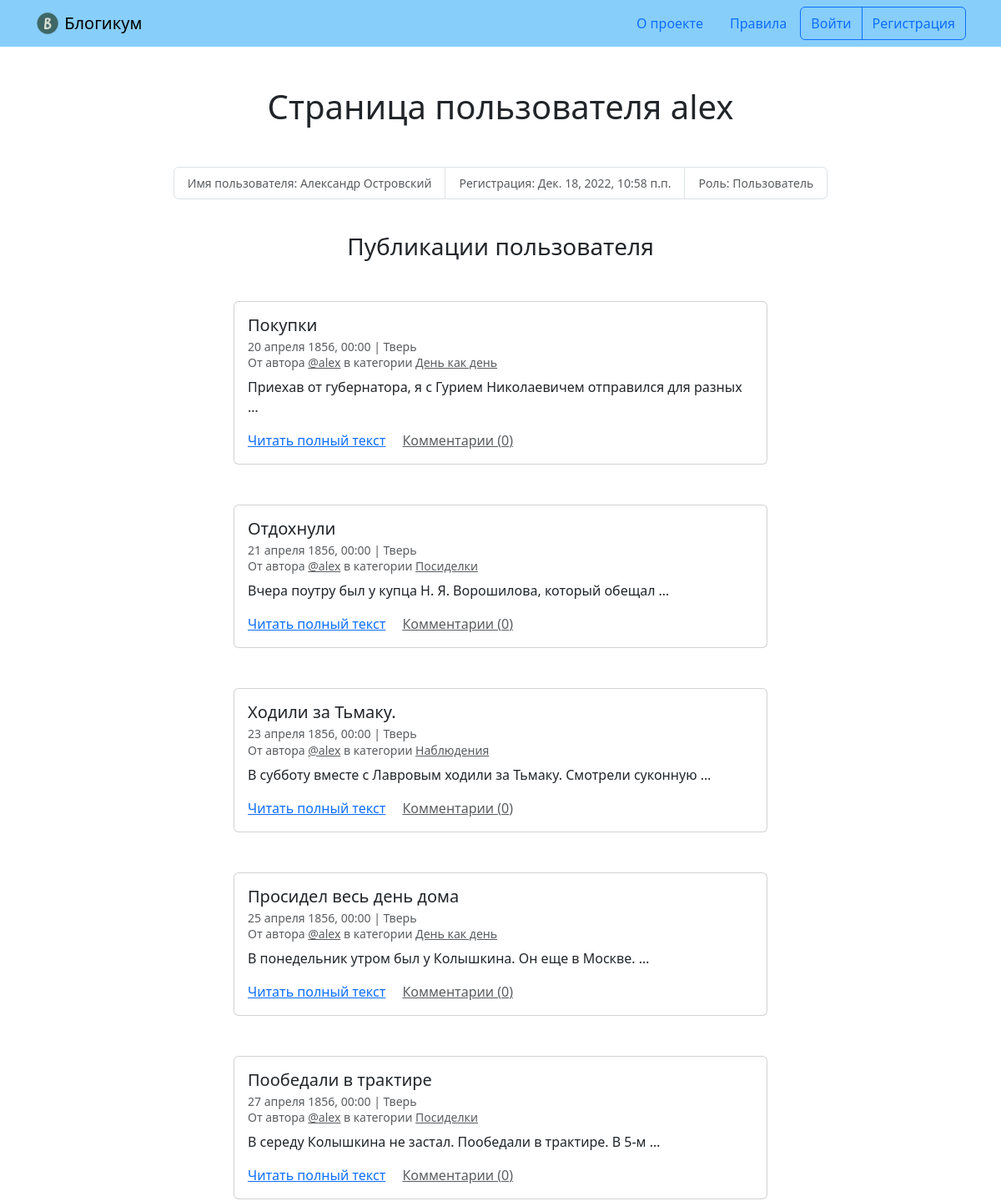
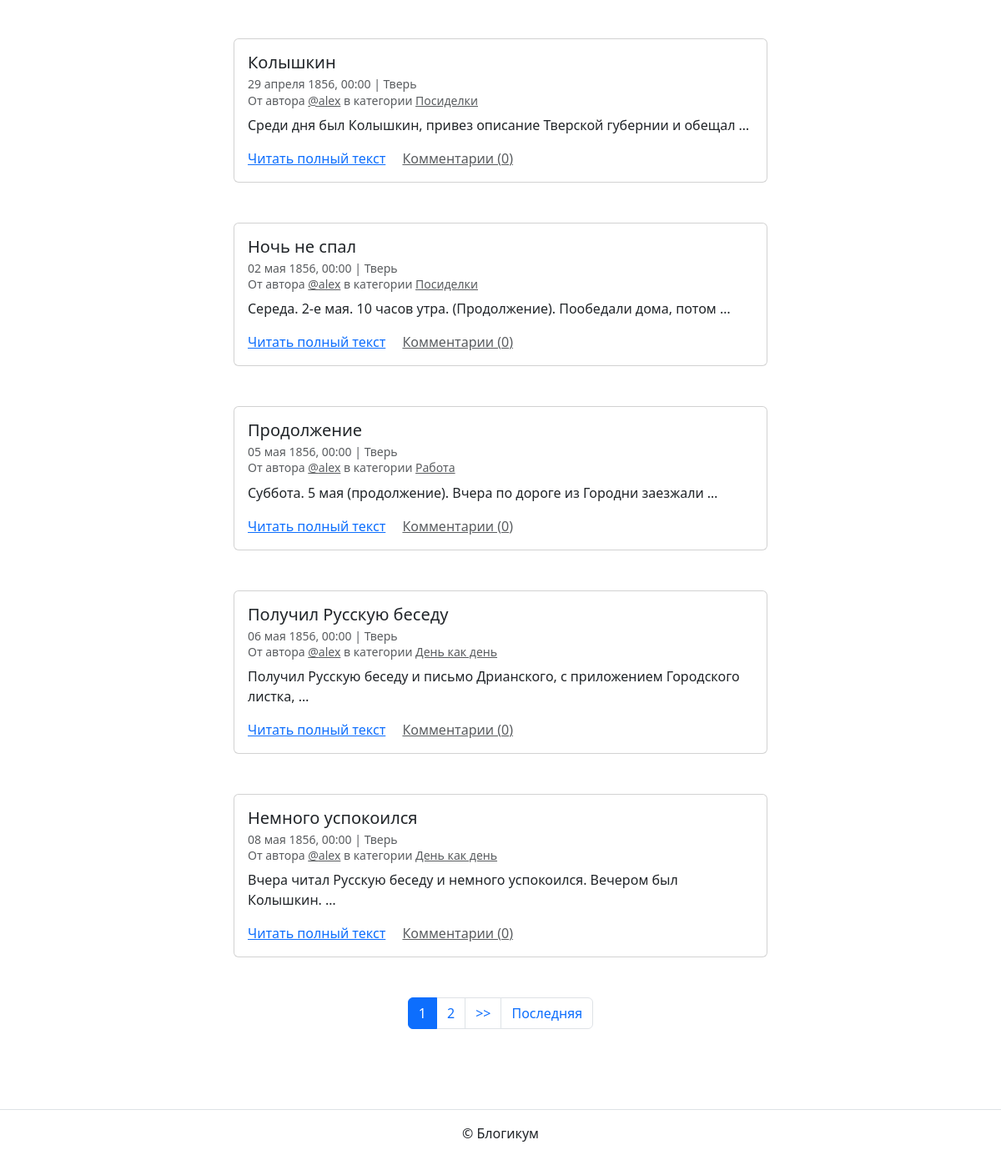
The app's page /profile/alex/ with its own data (2 pictures, top to bottom).
### blog/models.py (models this page shows)
class Post(PublishedModel):
    title = models.CharField(max_length=256, verbose_name='Заголовок')
    text = models.TextField(verbose_name='Текст')
    pub_date = models.DateTimeField(verbose_name='Дата и время публикации',
                                    help_text='Если установить дату и время в '
                                    'будущем — можно делать отложенные'
                                    ' публикации.')
    author = models.ForeignKey(User,
                               on_delete=models.CASCADE,
                               verbose_name='Автор публикации'
                               )
    location = models.ForeignKey(Location,
                                 null=True,
                                 on_delete=models.SET_NULL,
                                 verbose_name='Местоположение'
                                 )
    category = models.ForeignKey(Category,
                                 null=True,
                                 on_delete=models.SET_NULL,
                                 verbose_name='Категория',
                                 related_name='posts'
                                 )
    image = models.ImageField('Фото', upload_to='post_images', blank=True)
    comment_count = models.PositiveIntegerField(default=0)
    class Meta:
        ordering = ('pub_date',)
        verbose_name = 'публикация'
        verbose_name_plural = 'Публикации'

class Location(PublishedModel):
    name = models.CharField(max_length=256, verbose_name='Название места')
    class Meta:
        verbose_name = 'местоположение'
        verbose_name_plural = 'Местоположения'

class Category(PublishedModel):
    title = models.CharField(max_length=256, verbose_name='Заголовок')
    description = models.TextField(verbose_name='Описание')
    slug = models.SlugField(unique=True,
                            verbose_name='Идентификатор',
                            help_text='Идентификатор страницы для URL;'
                                      ' разрешены символы латиницы, цифры,'
                                      ' дефис и подчёркивание.')
    class Meta:
        verbose_name = 'категория'
        verbose_name_plural = 'Категории'

### blog/views.py (the view)
# urls.py: path('profile/', views.profile_view, name='profile'),
def profile_view(request, username=None):
    if username is None:
        return redirect('blog:profile', username=request.user)
    else:
        user = get_object_or_404(User, username=username)
    posts = Post.objects.filter(author=user).select_related('author')
    page_obj = formation_pagination(request, posts)
    context = {
        'profile': user,
        'page_obj': page_obj,
    }
    return render(request, 'blog/profile.html', context)

### blog/utils.py (called while the page is built)
def formation_pagination(request, posts):
    paginator = Paginator(posts, POSTS_ON_PAGE)
    page_number = request.GET.get('page')
    page_obj = paginator.get_page(page_number)
    return page_obj

### templates/blog/profile.html (shortened to what this page needs)
{% extends "base.html" %}
{% block content %}
  <h1 class="mb-5 text-center ">Страница пользователя {{ profile.username }}</h1>
  <small>
    <ul class="list-group list-group-horizontal justify-content-center mb-3">
      <li class="list-group-item text-muted">Имя пользователя: {% if profile.get_full_name %}{{ profile.get_full_name }}{% else %}не указано{% endif %}</li>
      <li class="list-group-item text-muted">Регистрация: {{ profile.date_joined }}</li>
      <li class="list-group-item text-muted">Роль: {% if profile.is_staff %}Админ{% else %}Пользователь{% endif %}</li>
    </ul>
  </small>
  <br>
  <h3 class="mb-5 text-center">Публикации пользователя</h3>
  {% for post in page_obj %}
    <article class="mb-5">
      {% include "includes/post_card.html" %}
    </article>
  {% endfor %}
  {% include "includes/paginator.html" %}
{% endblock %}

### templates/includes/post_card.html (shortened to what this page needs)
<div class="col d-flex justify-content-center">
  <div class="card" style="width: 40rem;">
    <div class="card-body">
      <h5 class="card-title">{{ post.title }}</h5>
      <h6 class="card-subtitle mb-2 text-muted">
        <small>
          {{ post.pub_date|date:"d E Y, H:i" }} | {% if post.location and post.location.is_published %}{{ post.location.name }}{% else %}Планета Земля{% endif %}<br>
          От автора <a class="text-muted" href="{% url 'blog:profile' post.author.username %}">@{{ post.author.username }}</a> в
          категории {% include "includes/category_link.html" %}
        </small>
      </h6>
      <p class="card-text">{{ post.text|truncatewords:10 }}</p>
      <a href="{% url 'blog:post_detail' post.id %}" class="card-link">Читать полный текст</a>
      <a href="{% url 'blog:post_detail' post.id %}" class="card-link text-muted">Комментарии ({{ post.comment_count }})</a>
    </div>
  </div>
</div>

### templates/includes/category_link.html
<a class="text-muted" href="{% url 'blog:category_posts' post.category.slug %}">
  {{ post.category.title }}
</a>

### records on screen
Post: title "Покупки", pub_date "20 апреля 1856, 00:00", location.name "Тверь", author.username "alex", category "День как день", text "Приехав от губернатора, я с Гурием Николаевичем отправился для разных …", comment_count "0"
Post: title "Отдохнули", pub_date "21 апреля 1856, 00:00", location.name "Тверь", author.username "alex", category "Посиделки", text "Вчера поутру был у купца Н. Я. Ворошилова, который обещал …", comment_count "0"
Post: title "Ходили за Тьмаку.", pub_date "23 апреля 1856, 00:00", location.name "Тверь", author.username "alex", category "Наблюдения", text "В субботу вместе с Лавровым ходили за Тьмаку. Смотрели суконную …", comment_count "0"
Post: title "Просидел весь день дома", pub_date "25 апреля 1856, 00:00", location.name "Тверь", author.username "alex", category "День как день", text "В понедельник утром был у Колышкина. Он еще в Москве. …", comment_count "0"
Post: title "Пообедали в трактире", pub_date "27 апреля 1856, 00:00", location.name "Тверь", author.username "alex", category "Посиделки", text "В середу Колышкина не застал. Пообедали в трактире. В 5-м …", comment_count "0"
Post: title "Колышкин", pub_date "29 апреля 1856, 00:00", location.name "Тверь", author.username "alex", category "Посиделки", text "Среди дня был Колышкин, привез описание Тверской губернии и обещал …", comment_count "0"
Post: title "Ночь не спал", pub_date "02 мая 1856, 00:00", location.name "Тверь", author.username "alex", category "Посиделки", text "Середа. 2-е мая. 10 часов утра. (Продолжение). Пообедали дома, потом …", comment_count "0"
Post: title "Продолжение", pub_date "05 мая 1856, 00:00", location.name "Тверь", author.username "alex", category "Работа", text "Суббота. 5 мая (продолжение). Вчера по дороге из Городни заезжали …", comment_count "0"
Post: title "Получил Русскую беседу", pub_date "06 мая 1856, 00:00", location.name "Тверь", author.username "alex", category "День как день", text "Получил Русскую беседу и письмо Дрианского, с приложением Городского листка, …", comment_count "0"
Post: title "Немного успокоился", pub_date "08 мая 1856, 00:00", location.name "Тверь", author.username "alex", category "День как день", text "Вчера читал Русскую беседу и немного успокоился. Вечером был Колышкин. …", comment_count "0"

### other values on screen
{{ profile.username }} "alex"
{{ profile.get_full_name }} "Александр Островский"
{{ profile.date_joined }} "Дек. 18, 2022, 10:58 п.п."
{{ i }} "1"
{{ i }} "2"
